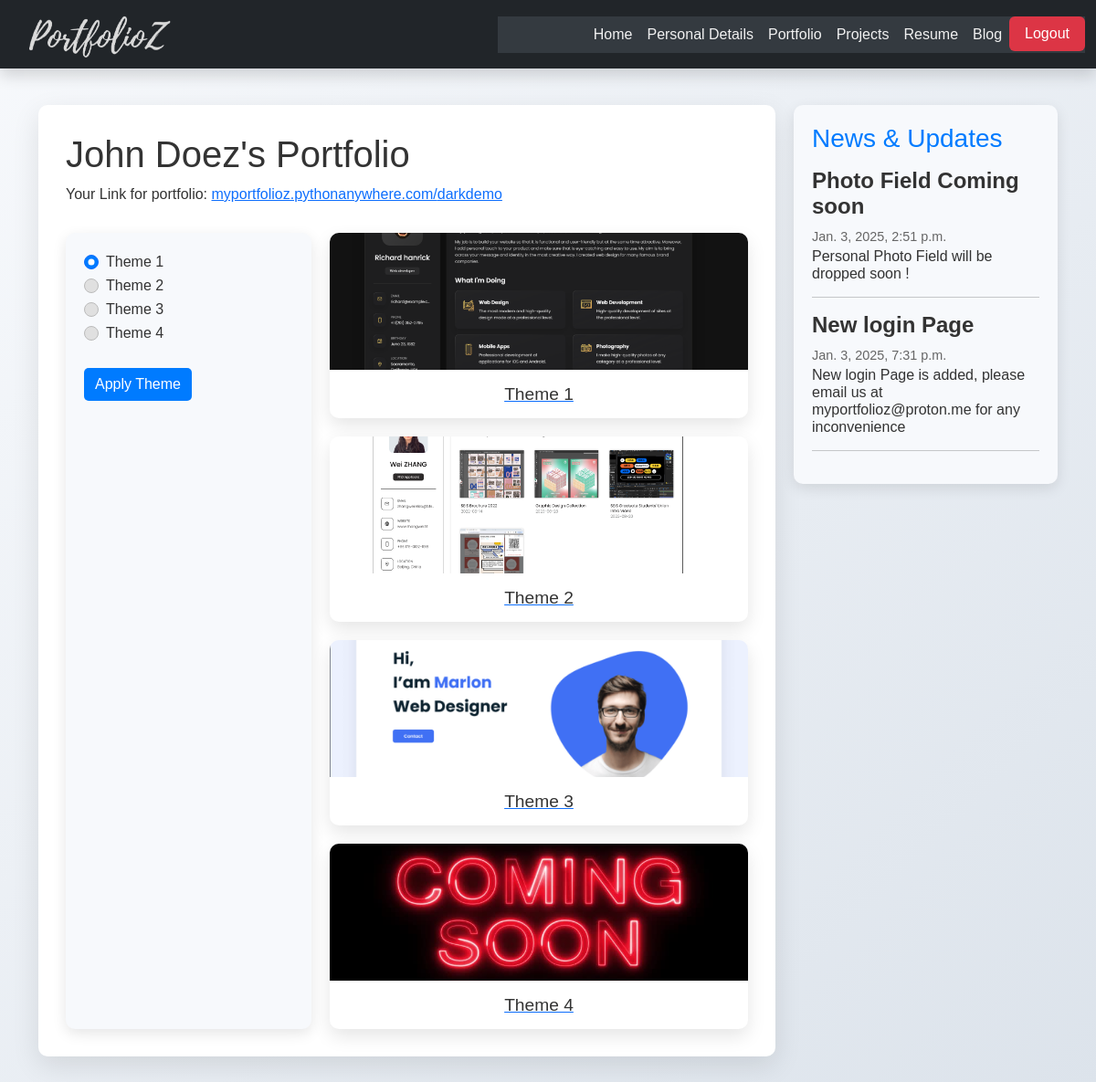
/admin (signed in), run on the app's committed database.
### app/models.py (models this page shows)
class CustomUser(AbstractUser):
    title = models.CharField(max_length=100, blank=True, default='')
    address = models.TextField(blank=True, default='')
    phone = models.CharField(max_length=15, blank=True, default='')
    linkedin = models.CharField(max_length=30, blank=True, default='')
    twitter = models.CharField(max_length=30, blank=True, default='')
    instagram = models.CharField(max_length=30, blank=True, default='')
    dob=models.DateField(blank=True, default=datetime.date(2001, 1, 1))
    about = models.TextField(blank=True, default='',max_length=500)
    mapadd = models.TextField(blank=True, max_length=1000, default='')
    class ThemeChoices(models.IntegerChoices):
        THEME_1 = 1, 'Theme 1'
        THEME_2 = 2, 'Theme 2'
        THEME_3 = 3, 'Theme 3'
        THEME_4 = 4, 'Theme 4'
    theme = models.IntegerField(
        choices=ThemeChoices.choices,
        default=ThemeChoices.THEME_1,
    )
    paid = models.BooleanField(default=True)
    groups = models.ManyToManyField(Group, related_name='customuser_groups', blank=True)
    user_permissions = models.ManyToManyField(Permission, related_name='customuser_permissions', blank=True)

class News(models.Model):
    head=models.CharField(max_length=30)
    body=models.CharField(max_length=300)
    timex=models.DateTimeField(blank=True)

### app/views.py (the view, shortened to what this page needs)
# urls.py: path('admin', views.homepage, name='admin'),
@login_required
def homepage(request):
    news = News.objects.all()
    return render(request, 'homepage.html', {'news':news})

### templates/homepage.html (shortened to what this page needs)
{% extends 'base.html' %}
{% block content %}
<div class="container">
    <div class="main-content">
        {% if user.first_name or user.last_name %}
        <h1>{{ user.first_name }} {{ user.last_name }}'s Portfolio</h1>
        {% endif %}
        <p>Your Link for portfolio:
            <a target="_blank" href="/{{user.username}}">
                myportfolioz.pythonanywhere.com/{{user.username}}
            </a>
        </p>
        <div class="theme-selection">
            <div class="theme-form">
                <form method="post">
                    <div class="form-check">
                        <input class="form-check-input" type="radio" name="theme" id="theme1" value="1" {% if user.theme == 1 %}checked{% endif %}>
                        <label class="form-check-label" for="theme1">Theme 1</label>
                    </div>
                    <div class="form-check">
                        <input class="form-check-input" type="radio" name="theme" id="theme2" value="2" {% if user.theme == 2 %}checked{% endif %}>
                        <label class="form-check-label" for="theme2">Theme 2</label>
                    </div>
                    <div class="form-check">
                        <input class="form-check-input" type="radio" name="theme" id="theme3" value="3" {% if user.theme == 3 %}checked{% endif %}>
                        <label class="form-check-label" for="theme3">Theme 3</label>
                    </div>
                    <div class="form-check">
                        <input class="form-check-input" type="radio" name="theme" id="theme4" value="4" {% if user.theme == 4 %}checked{% endif %}>
                        <label class="form-check-label" for="theme4">Theme 4</label>
                    </div>
                    <button type="submit" class="btn btn-primary mt-4">Apply Theme</button>
                </form>
            </div>
            <div class="theme-cards">
                <a href="darkdemo" class="theme-card">
                    <img src="/static/images/theme-dark.png" alt="Theme 1">
                    <div class="card-body">
                        <h5 class="card-title">Theme 1</h5>
                    </div>
                </a>
                <a href="lightdemo" class="theme-card">
                    <img src="/static/images/theme2-light.png" alt="Theme 2">
                    <div class="card-body">
                        <h5 class="card-title">Theme 2</h5>
                    </div>
                </a>
                <a href="demo3" class="theme-card">
                    <img src="/static/images/portfolioadd.png" alt="Theme 3">
                    <div class="card-body">
                        <h5 class="card-title">Theme 3</h5>
                    </div>
                </a>
                <a href="demo4" class="theme-card">
                    <img src="/static/images/coming-soon.jpg" alt="Theme 4">
                    <div class="card-body">
                        <h5 class="card-title">Theme 4</h5>
                    </div>
                </a>
            </div>
        </div>
    </div>
    <div class="news-updates">
        <h3>News & Updates</h3>
        {%for new in news%}
        <div class="news-item">
            <div><h4><strong>{{new.head}}</strong></h4><p>{{new.timex}}</p><div>
            <h6>{{new.body}}</h6>
        </div>
        <hr>
        {%endfor%}
    </div>
</div>
{% endblock %}

### templates/homepage.html (style rules this page uses)
body { font-family: 'Arial', sans-serif; background: linear-gradient(135deg, #f7f9fc, #dce3eb); color: #333; margin: 0; padding: 0; }
.container { margin: 40px auto; display: flex; gap: 20px; }
.main-content { flex: 3; background: #ffffff; padding: 30px; border-radius: 10px; box-shadow: 0px 10px 30px rgba(0, 0, 0, 0.1); }
.news-updates { flex: 1; background: #f7f9fc; padding: 20px; border-radius: 10px; box-shadow: 0px 5px 15px rgba(0, 0, 0, 0.1); height: fit-content; }
.news-updates h3 { margin-bottom: 15px; color: #007bff; }
.news-item { margin-bottom: 15px; }
.news-item p { margin: 5px 0 0; font-size: 0.9rem; color: #666; }
.theme-selection { display: flex; gap: 20px; margin-top: 30px; }
.theme-form { flex: 1; background-color: #f7f9fc; padding: 20px; border-radius: 10px; box-shadow: 0px 5px 15px rgba(0, 0, 0, 0.1); }
.theme-cards { flex: 2; display: grid; grid-template-columns: repeat(auto-fill, minmax(250px, 1fr)); gap: 20px; }
.theme-card { background: #ffffff; border-radius: 10px; overflow: hidden; box-shadow: 0px 8px 20px rgba(0, 0, 0, 0.1); transition: transform 0.3s, box-shadow 0.3s; }
.theme-card img { width: 100%; height: 150px; object-fit: cover; }
.theme-card .card-body { padding: 15px; text-align: center; }
.theme-card .card-title { margin-bottom: 0; font-size: 1.2rem; color: #333; }
.form-check-label { color: #333; }
.form-check-input { background-color: #e0e0e0; border-color: #bbb; }
.form-check-input:checked { background-color: #007bff; }
.btn-primary { background-color: #007bff; color: white; border-radius: 5px; border: none; }

### data on the page
CustomUser: first_name "John", last_name "Doez", username "darkdemo", theme "☑ Theme 1", theme "☐ Theme 2", theme "☐ Theme 3", theme "☐ Theme 4"
News: head "Photo Field Coming soon", timex "Jan. 3, 2025, 2:51 p.m.", body "Personal Photo Field will be dropped soon !"
News: head "New login Page", timex "Jan. 3, 2025, 7:31 p.m.", body "New login Page is added, please email us at myportfolioz@proton.me for any inconvenience"
